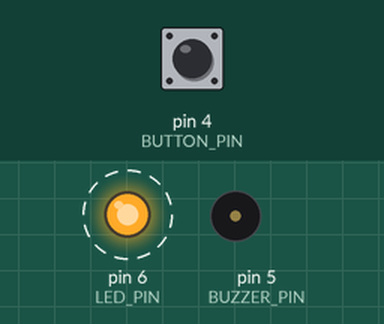
Simulated run of this sketch. Board: Arduino Uno, built with avr-gcc and run on an emulated ATmega328P. On the bench: output pins drawn as LEDs (lit = HIGH), buzzer (waves = sounding, pin HIGH). Dashed ring = blinking. Inputs (shaded band) come from the test bench; at power-on: pin 4 (BUTTON_PIN) LOW. Random numbers use the default seed unless the sketch sets one; what the sketch prints to the serial monitor is not drawn.

Above: at 6.8 s.
6.9 s: pin 4 (BUTTON_PIN) pulled HIGH for 2.6 s
Timing chart, 0 to 17.0 s (numbered marks = the images above; inputs shaded):
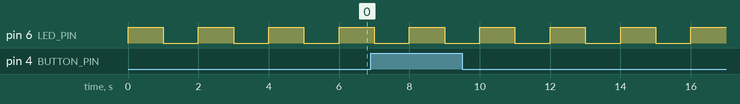

Measured:
- by itself, pin 6 (LED_PIN): alternates HIGH for 1.0 s and LOW for 1.0 s

The sketch:

05.loopsAndTime.ino
```cpp
/*
  Author:

  Learning Intention:
  The students will apply loop logic (count, pre-test and post-test loops) and manage
  time responsively with millis() instead of blocking with delay().

  Success Criteria:
    1.  I understand loop logic is repeating (or not) based on a true or false answer
    2.  I can apply comparison operators in count (for) and pre-test (while) loops
    3.  I understand a post-test (do while) loop runs its body at least once
    4.  I can iterate over an array with a for-each loop
    5.  I can detect and fix an infinite loop
    6.  I understand why delay() is blocking and not preferred for time event management
    7.  I can use millis() and binary logic to trigger events by time
    8.  I can seed and generate a random number
    9.  I understand micros() exists for microsecond timing
    10. I can read a simple logic flowchart

  Hardware (Grove cables to the base shield):
    Button module  -> D4
    LED module     -> D6
    Buzzer module  -> D5

  Student Notes:
    See the four loop flowcharts in this folder's Readme.md.

  Optional breadboard reference:
    Bootcamp-workingWithTime.png in this folder.

  Documentation:
    https://www.arduino.cc/reference/en/#structure
    https://www.arduino.cc/reference/en/language/functions/time/millis/
    https://www.arduino.cc/reference/en/language/functions/random-numbers/random/
*/

const int BUTTON_PIN = 4;  // Grove Button on D4
const int BUZZER_PIN = 5;  // Grove Buzzer on D5
const int LED_PIN = 6;     // Grove LED on D6

void setup() {
  randomSeed(analogRead(A1));   // A1 must be left unconnected
  pinMode(LED_PIN, OUTPUT);
  pinMode(BUTTON_PIN, INPUT);
  pinMode(BUZZER_PIN, OUTPUT);
  Serial.begin(115200);
  for (int i = 0; i < 5; i++) {
    Serial.println(random(1, 7));   // dice roll: 1 to 6
  }
}


void loop() {
  digitalWrite(LED_PIN, HIGH);
  delay(1000);
  digitalWrite(LED_PIN, LOW);
  delay(1000);

  if (digitalRead(BUTTON_PIN) == HIGH) {
    Serial.println("Button pressed!");
  }
}
```
